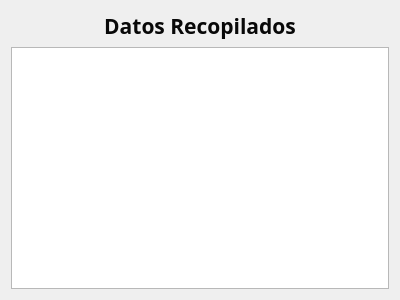
<?xml version="1.0" encoding="UTF-8"?>
<ui version="4.0">
 <class>MuestraDatos</class>
 <widget class="QWidget" name="MuestraDatos">
  <property name="geometry">
   <rect>
    <x>0</x>
    <y>0</y>
    <width>400</width>
    <height>300</height>
   </rect>
  </property>
  <property name="windowTitle">
   <string>Form</string>
  </property>
  <layout class="QGridLayout" name="gridLayout">
   <item row="0" column="0">
    <widget class="QLabel" name="label">
     <property name="font">
      <font>
       <family>Berlin Sans FB Demi</family>
       <pointsize>16</pointsize>
       <weight>75</weight>
       <bold>true</bold>
      </font>
     </property>
     <property name="text">
      <string>&lt;html&gt;&lt;head/&gt;&lt;body&gt;&lt;p align=&quot;center&quot;&gt;&lt;span style=&quot; color:#080808;&quot;&gt;Datos Recopilados&lt;/span&gt;&lt;/p&gt;&lt;/body&gt;&lt;/html&gt;</string>
     </property>
    </widget>
   </item>
   <item row="1" column="0">
    <widget class="QPlainTextEdit" name="plainTextEdit">
     <property name="font">
      <font>
       <family>Bahnschrift SemiBold SemiConden</family>
       <pointsize>16</pointsize>
       <weight>75</weight>
       <bold>true</bold>
      </font>
     </property>
     <property name="plainText">
      <string/>
     </property>
    </widget>
   </item>
  </layout>
 </widget>
 <resources/>
 <connections/>
</ui>
